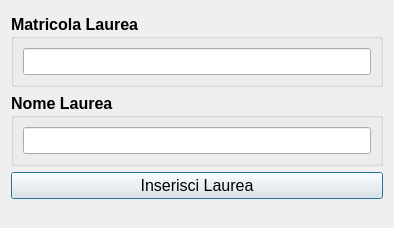
<?xml version="1.0" encoding="UTF-8"?>
<ui version="4.0">
 <class>segreteria_dialog_inserisci_laurea</class>
 <widget class="QDialog" name="segreteria_dialog_inserisci_laurea">
  <property name="geometry">
   <rect>
    <x>0</x>
    <y>0</y>
    <width>394</width>
    <height>228</height>
   </rect>
  </property>
  <property name="windowTitle">
   <string>StudiSync - Segreteria Inserisci Laurea</string>
  </property>
  <layout class="QGridLayout" name="gridLayout">
   <item row="3" column="0">
    <widget class="QPushButton" name="InsertLaureaButton">
     <property name="font">
      <font>
       <pointsize>12</pointsize>
      </font>
     </property>
     <property name="text">
      <string>Inserisci Laurea</string>
     </property>
    </widget>
   </item>
   <item row="0" column="0">
    <spacer name="verticalSpacer_6">
     <property name="orientation">
      <enum>Qt::Vertical</enum>
     </property>
     <property name="sizeHint" stdset="0">
      <size>
       <width>10</width>
       <height>26</height>
      </size>
     </property>
    </spacer>
   </item>
   <item row="4" column="0">
    <spacer name="verticalSpacer_7">
     <property name="orientation">
      <enum>Qt::Vertical</enum>
     </property>
     <property name="sizeHint" stdset="0">
      <size>
       <width>20</width>
       <height>40</height>
      </size>
     </property>
    </spacer>
   </item>
   <item row="1" column="0">
    <widget class="QGroupBox" name="groupBox_2">
     <property name="font">
      <font>
       <pointsize>12</pointsize>
       <weight>75</weight>
       <bold>true</bold>
      </font>
     </property>
     <property name="title">
      <string>Matricola Laurea</string>
     </property>
     <layout class="QVBoxLayout" name="verticalLayout_2">
      <item>
       <widget class="QLineEdit" name="MtrLaurea">
        <property name="font">
         <font>
          <pointsize>12</pointsize>
          <weight>50</weight>
          <bold>false</bold>
         </font>
        </property>
        <property name="text">
         <string/>
        </property>
       </widget>
      </item>
     </layout>
    </widget>
   </item>
   <item row="2" column="0">
    <widget class="QGroupBox" name="groupBox_4">
     <property name="font">
      <font>
       <pointsize>12</pointsize>
       <weight>75</weight>
       <bold>true</bold>
      </font>
     </property>
     <property name="title">
      <string>Nome Laurea</string>
     </property>
     <layout class="QVBoxLayout" name="verticalLayout_4">
      <item>
       <widget class="QLineEdit" name="NomeLaurea">
        <property name="font">
         <font>
          <pointsize>12</pointsize>
          <weight>50</weight>
          <bold>false</bold>
         </font>
        </property>
        <property name="text">
         <string/>
        </property>
       </widget>
      </item>
     </layout>
    </widget>
   </item>
  </layout>
 </widget>
 <resources/>
 <connections/>
</ui>
